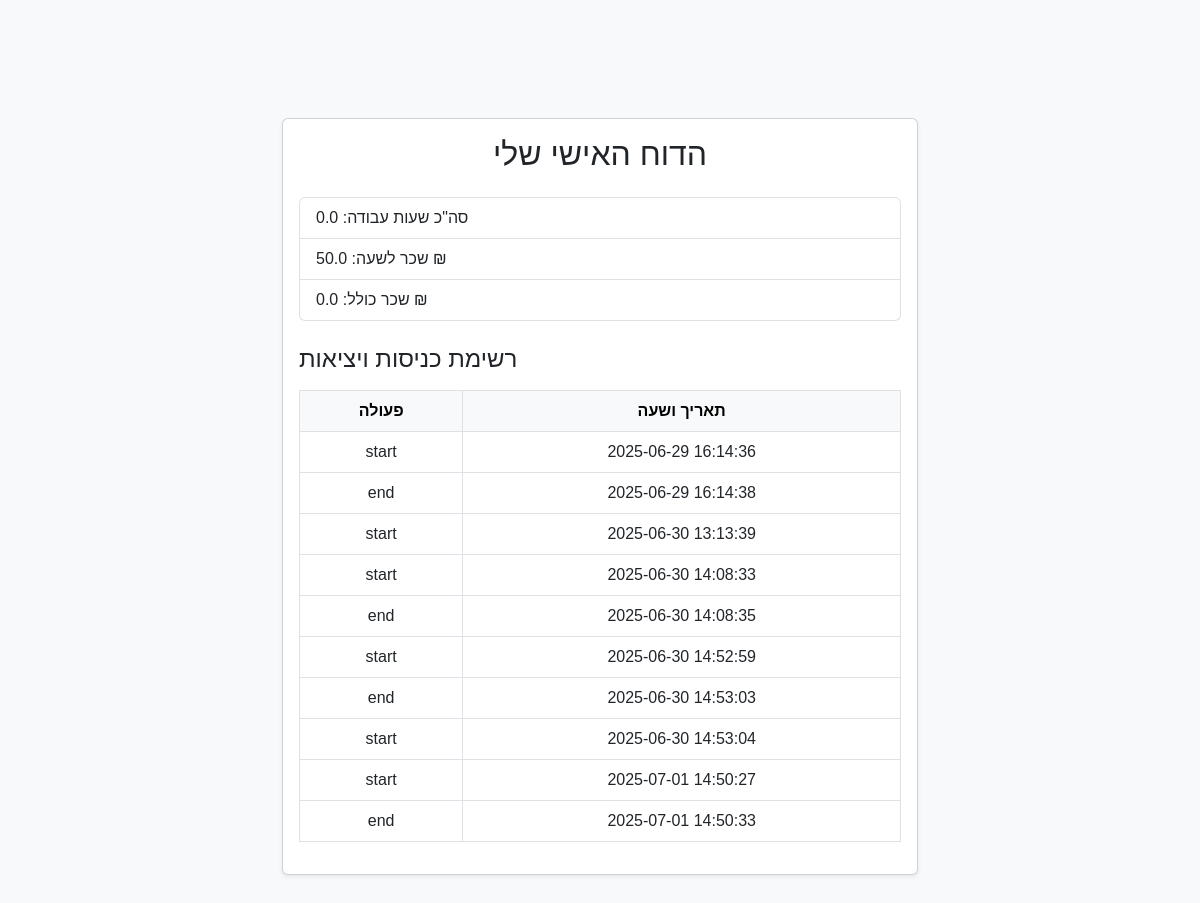
The app's page /worker_report (signed in), older data.
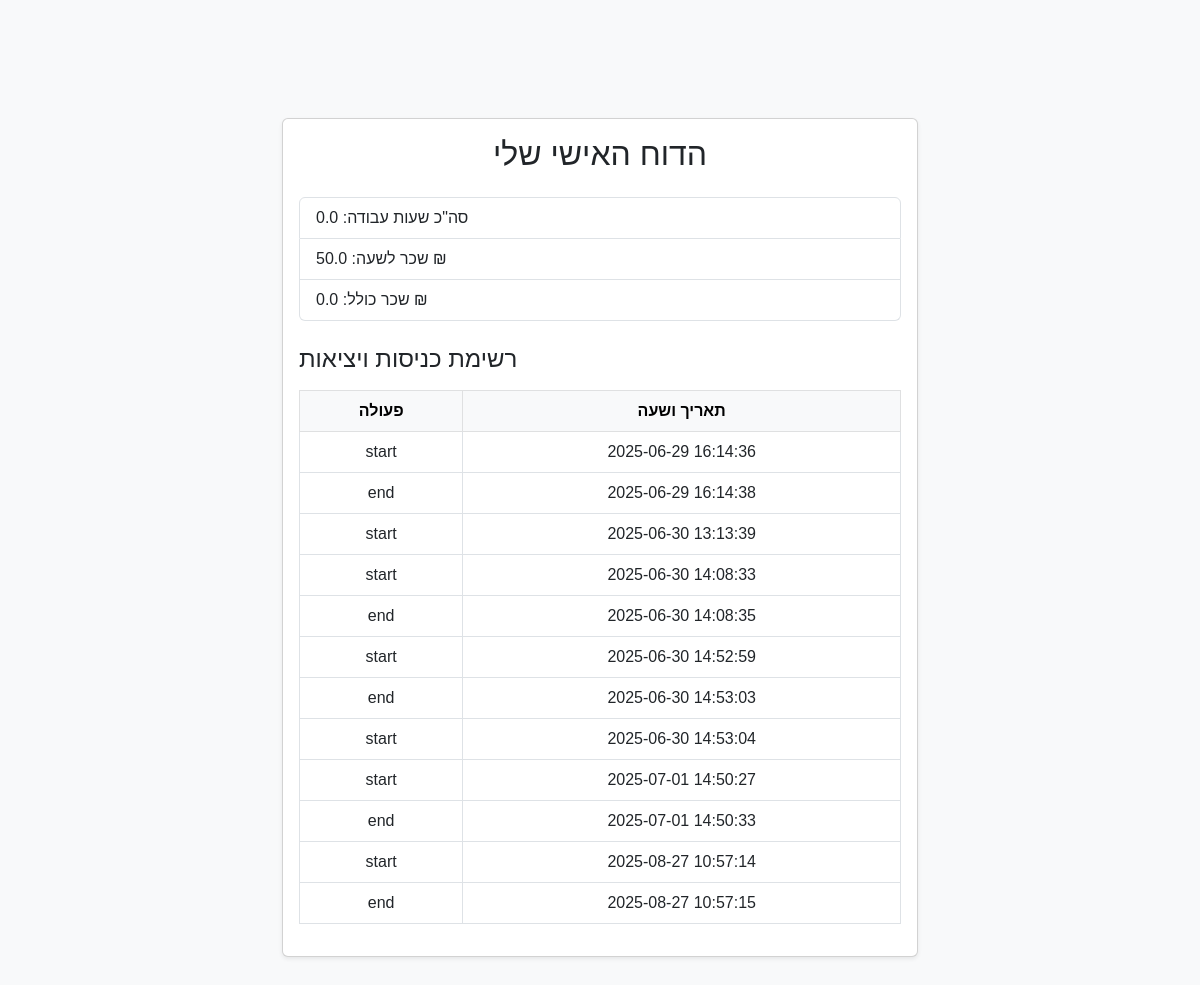
The same page, newer data.
### tables this page shows
CREATE TABLE users (
    id INTEGER PRIMARY KEY AUTOINCREMENT,
    username TEXT NOT NULL UNIQUE,
    password TEXT NOT NULL,
    role TEXT NOT NULL CHECK(role IN ('manager', 'worker'))
, hourly_rate REAL DEFAULT 50);

CREATE TABLE work_sessions (
    id INTEGER PRIMARY KEY AUTOINCREMENT,
    username TEXT NOT NULL,
    action TEXT CHECK(action IN ('start', 'end')) NOT NULL,
    timestamp DATETIME DEFAULT CURRENT_TIMESTAMP
);

### app.py (the view)
@app.route('/worker_report')
def worker_report():
    username = session.get('username')
    if not username:
        return redirect('/login')
    conn = sqlite3.connect('database.db')
    c = conn.cursor()
    c.execute("SELECT action, timestamp FROM work_sessions WHERE username = ? ORDER BY timestamp", (username,))
    rows = c.fetchall()
    total_hours = 0
    start_time = None
    for action, timestamp in rows:
        if action == 'start':
            start_time = datetime.strptime(timestamp, "%Y-%m-%d %H:%M:%S")
        elif action == 'end' and start_time:
            end_time = datetime.strptime(timestamp, "%Y-%m-%d %H:%M:%S")
            total_hours += (end_time - start_time).total_seconds() / 3600
            start_time = None
    total_hours = round(total_hours, 2)
    c.execute("SELECT hourly_rate FROM users WHERE username = ?", (username,))
    result = c.fetchone()
    hourly_rate = result[0] if result else 0
    total_pay = round(total_hours * hourly_rate, 2)
    conn.close()
    return render_template("worker_report.html",
                           sessions=rows,
                           total_hours=total_hours,
                           hourly_rate=hourly_rate,
                           total_pay=total_pay)

### templates/worker_report.html (shortened to what this page needs)
{% extends "base.html" %}
{% block content %}
<div class="container mt-5">
  <div class="card shadow-sm">
    <div class="card-body">
      <h2 class="text-center mb-4">הדוח האישי שלי</h2>
      <ul class="list-group mb-4">
        <li class="list-group-item">סה"כ שעות עבודה: {{ total_hours }}</li>
        <li class="list-group-item">שכר לשעה: {{ hourly_rate }} ₪</li>
        <li class="list-group-item">שכר כולל: {{ total_pay }} ₪</li>
      </ul>
      <h4 class="mb-3">רשימת כניסות ויציאות</h4>
      <div class="table-responsive">
        <table class="table table-bordered table-hover text-center">
          <thead class="table-light">
            <tr>
              <th>פעולה</th>
              <th>תאריך ושעה</th>
            </tr>
          </thead>
          <tbody>
            {% for action, timestamp in sessions %}
            <tr>
              <td>{{ action }}</td>
              <td>{{ timestamp }}</td>
            </tr>
            {% endfor %}
          </tbody>
        </table>
      </div>
    </div>
  </div>
</div>
{% endblock %}

### templates/base.html (shortened to what this page needs)
<!DOCTYPE html>
<html lang="he">
<head>
  <link href="https://cdn.jsdelivr.net/npm/bootstrap@5.3.0/dist/css/bootstrap.min.css" rel="stylesheet">
</head>
<body>
  <div class="content-wrapper">
    {% block content %}{% endblock %}
  </div>
</body>
</html>

### templates/base.html (style rules this page uses)
body { background-color: #f8f9fa; font-family: Arial, sans-serif; }
.content-wrapper { max-width: 700px; margin: 50px auto; padding: 20px; }
h1, h2 { text-align: center; margin-bottom: 30px; }

Row changes from the older to the newer data that the page shows:
added work_sessions: action "start", timestamp "2025-08-27 10:57:14"
added work_sessions: action "end", timestamp "2025-08-27 10:57:15"
